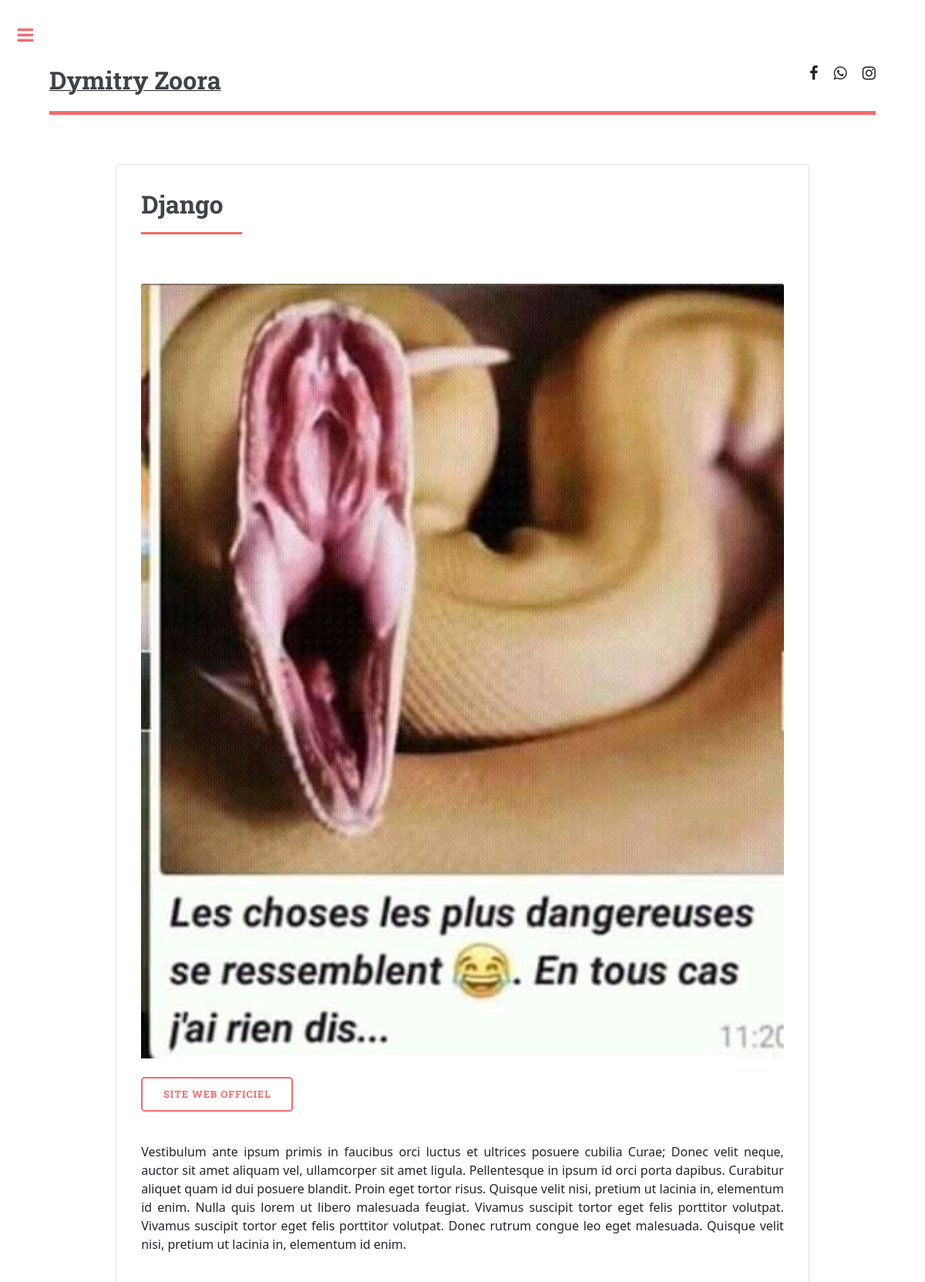
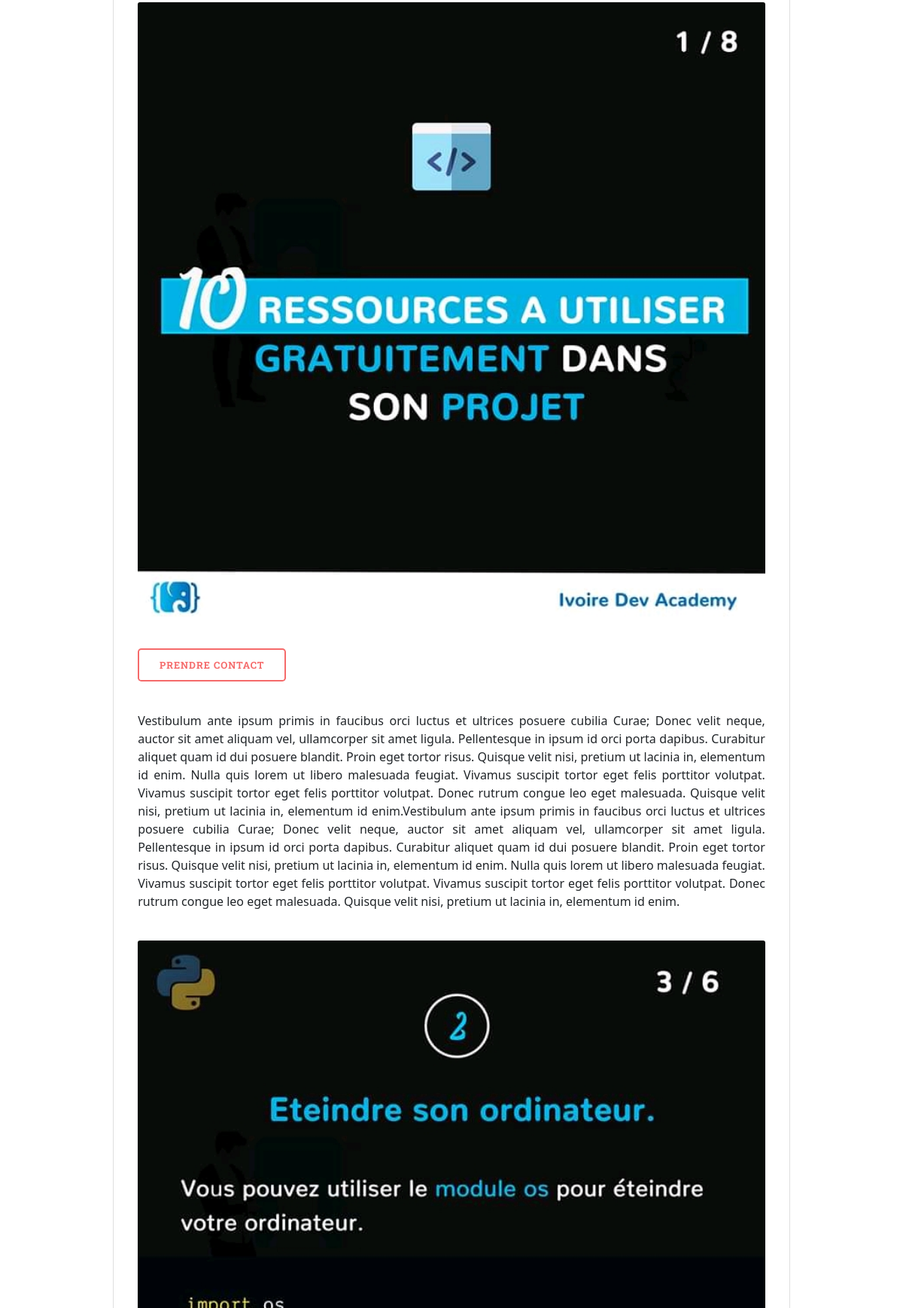
Page /10/ (upper part) on the committed database (2 pictures, top to bottom).
### blog/models.py (models this page shows, shortened)
class Article(models.Model):
    title = models.CharField(max_length=200)
    description = models.TextField()
    auteur = models.CharField(max_length=200)
    date = models.DateField()
    image = models.ImageField(upload_to='Images')
    image0 = models.ImageField(upload_to='Images')
    image1 = models.ImageField(upload_to='Images')
    image2 = models.ImageField(upload_to='Images')
    paragraphe0 = models.TextField(blank=True, null=True)
    paragraphe1 = models.TextField(blank=True, null=True)
    paragraphe2 = models.TextField(blank=True, null=True)
    url0 = models.URLField(blank=True, null=True)
    url1 = models.URLField(blank=True, null=True)
    url2 = models.URLField(blank=True, null=True)
    url3 = models.URLField(blank=True, null=True)
    class Meta:
        verbose_name = "Article"
        verbose_name_plural = "Articles"
        verbose_name_plural = "images"
        verbose_name_plural = "image0"
        verbose_name_plural = "image1"
        verbose_name_plural = "image2"
        verbose_name_plural = "url0"
        verbose_name_plural = "url1"
        verbose_name_plural = "url2"
        verbose_name_plural = "url3"
        verbose_name_plural = "paragraphe0"
        verbose_name_plural = "paragraphe1"
        verbose_name_plural = "paragraphe2"
        verbose_name_plural = "url0"
        verbose_name_plural = "url1"
        verbose_name_plural = "url2"
        verbose_name_plural = "url3"

### blog/views.py (the view)
# urls.py: path('<int:pk>/', detail, name='detail'),
def detail(request, pk):
    post = get_object_or_404(Article, pk=pk)
    content = {"box": post}
    return render(request, 'blog/detail.html', content)

### blog/templates/blog/detail.html (shortened to what this page needs)
<!DOCTYPE HTML>
{%load static%}
<html>
<head>
  <link rel="stylesheet" href="{%static 'assets/css/main.css'%}" />
  <link rel="stylesheet" href="{%static 'assets/css/style.css'%}" />
  <link rel="stylesheet" href="{%static 'assets/css/bootstrap.min.css'%}" />
</head>
<body>
  <div id="wrapper">
    <div id="main">
      <div class="inner">
        <header id="header">
          <a href="{% url 'blog:home' %}" class="logo"><strong style="font-size: xx-large;">Dymitry Zoora</strong></a>
          <ul class="icons">
            <li><a href="#" class="icon fa-facebook"><span class="label">Facebook</span></a></li>
            <li><a href="#" class="icon fa-whatsapp"><span class="label">Whatsapp</span></a></li>
            <li><a href="#" class="icon fa-instagram"><span class="label">Instagram</span></a></li>
          </ul>
        </header>
        <section>
          <article>
            <div class="card md-3" style="max-width: 900px; margin: 0 auto;padding: 3%;">
              <header class="major">
                <h2>
                  <strong>{{box.title}}</strong>
                </h2>
              </header>
              <img src="{{box.image.url}}" class="card-img-top" /><br>
              <div>
                <p>
                  <a href="{{box.url0}}" class="button">Site Web Officiel</a>
                </p><br>
                <p>{{box.description}}</p><br>
                <img src="{{box.image0.url}}" class="card-img-top" /><br>
                <div><br>
                  <p><a href="{{box.url1}}" class="button">Prendre contact</a></p><br>
                  <p>{{box.paragraphe0}}</p><br>
                  <img src="{{box.image1.url}}" class="card-img-top" alt="..."><br>
          </article>
        </section>
      </div>
    </div>
  </div>
</body>
</html>

### blog/static/assets/css/style.css (style rules this page uses)
p { text-align: justify; }
body { text-align: justify; }

### rows in the picture
Article: title "Django", image (picture), description "Vestibulum ante ipsum primis in faucibus orci luctus et ultrices posuere cubilia Curae; Donec velit neque, auctor sit amet aliquam vel, ullamcorper sit amet ligula. Pellentesque in ipsum id orci porta dapibus. Curabitur aliquet quam id dui posuere blandit. Proin eget tortor risus. Quisque velit nisi, pretium ut lacinia in, elementum id enim. Nulla quis lorem ut libero malesuada feugiat. Vivamus suscipit tortor eget felis porttitor volutpat. Vivamus suscipit tortor eget felis porttitor volutpat. Donec rutrum congue leo eget malesuada. Quisque velit nisi, pretium ut lacinia in, elementum id enim.", image0 (picture), paragraphe0 "Vestibulum ante ipsum primis in faucibus orci luctus et ultrices posuere cubilia Curae; Donec velit neque, auctor sit amet aliquam vel, ullamcorper sit amet ligula. Pellentesque in ipsum id orci porta dapibus. Curabitur aliquet quam id dui posuere blandit. Proin eget tortor risus. Quisque velit nisi, pretium ut lacinia in, elementum id enim. Nulla quis lorem ut libero malesuada feugiat. Vivamus suscipit tortor eget felis porttitor volutpat. Vivamus suscipit tortor eget felis porttitor volutpat. Donec rutrum congue leo eget malesuada. Quisque velit nisi, pretium ut lacinia in, elementum id enim.Vestibulum ante ipsum primis in faucibus orci luctus et ultrices posuere cubilia Curae; Donec…", image1 (picture)
